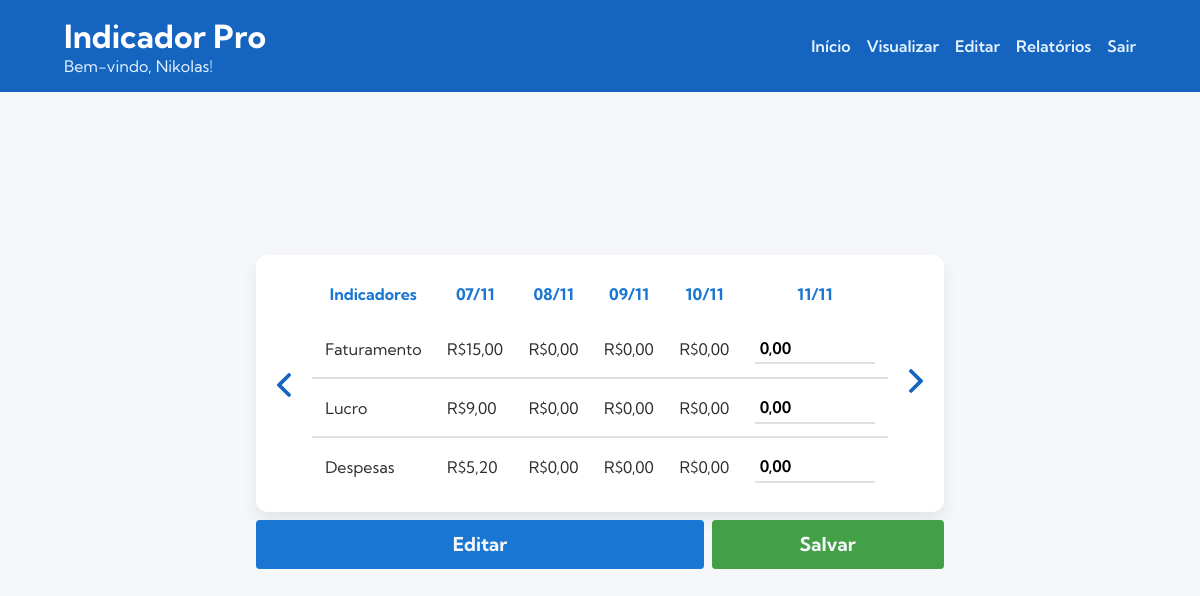
Page /visualizar.php (signed in) on the committed database.
### tables this page shows
CREATE TABLE IF NOT EXISTS `data` (
  `id` int NOT NULL AUTO_INCREMENT,
  `id_indicador` int NOT NULL,
  `date` date NOT NULL,
  `value` int DEFAULT NULL,
  PRIMARY KEY (`id`)
);

CREATE TABLE IF NOT EXISTS `indicadores` (
  `id` int NOT NULL AUTO_INCREMENT,
  `name` varchar(100) NOT NULL,
  `unit` varchar(50) NOT NULL DEFAULT 'real',
  `id_user` int NOT NULL,
  PRIMARY KEY (`id`)
);

### config/funcs.php (called while the page is built, shortened)
<?php
function getData($user_id, $last_day, $amount_days) {
    $head = ["Indicadores"];
    $dates = [];
    $oneDay = 24 * 3600;
    for ($i = $amount_days-1; $i >= 0 ; $i--) {
        $day = intval(strtotime($last_day)) - $oneDay * $i;
        $dates[] = date("Y-m-d", $day);
        $head[] = showDate(date("Y-m-d", $day));
    }
    $sql_dates = join("', '", $dates);
    $sql_dates = "'" . $sql_dates . "'";
    include "config/connect.php";
    $stmt = $mysqli->prepare("SELECT data.id as id_data, data.date as date,data.value as value, indicadores.name as name,indicadores.unit as unit FROM data, indicadores WHERE data.id_indicador = indicadores.id AND indicadores.id_user = ? AND data.date IN ($sql_dates) ORDER BY indicadores.id ,data.date;");
    $stmt->bind_param("i", $user_id);
    $stmt->execute();
    $response = $stmt->get_result();
    $body = [];
    while ($row = $response->fetch_assoc()) {
        $id = $row['id_data'];
        $name = $row['name'];
        $unit = $row['unit'];
        $value = $row['value'];
        $date = $row['date'];
        $body[$name]["id"] = $id;
        $body[$name]["name"] = $name;
        $body[$name]['unit'] = $unit;
        $body[$name]['data'][$date] = $value;
    }
    foreach($body as $val) {
        if (count($val['data']) != $amount_days) {
            foreach($dates as $d) {
                if (!isset($val['data'][$d])) {
                    $body[$val['name']]['data'][$d] = null;
                }
            }
        }
        ksort($body[$val['name']]['data']);
    }
    return [$head, $body];
}
function showDate($date) {
    $date = explode("-", $date);
    return $date[2] . "/" . $date[1];
}
function contabilNum ($valorEmCentavos) {
    $valorEmCentavos = intval($valorEmCentavos);
    $valorEmReais = $valorEmCentavos / 100;
    return number_format($valorEmReais, 2, ',', '.');
}

### visualizar.php (the view, shortened to what this page needs)
<?php
include 'header.php';
include 'config/funcs.php';
$edit_date = date("Y-m-d",time());
$data = getData($_SESSION['id'], $edit_date, 5);
?>
<main>
    <form id="viewer" method="post">
        <section class="card">
            <?php
            if(!isset($_GET['date']) || intval($_GET['date']) < 0) {
                $link = 1;
                $link2 = 0;
            } else {
                $link = $_GET['date'] + 1;
                $link2 = max(0, $_GET['date'] - 1);
            } ?>
            <a href="visualizar.php?date=<?= $link ?>">
                <img src="assets/arrow.svg" alt="">
            </a>
            <table>
                <tr>
                    <?php
                    foreach($data[0] as $val){
                        echo "<th>$val</th>";
                    }
                    unset($data[0]);
                    ?>
                </tr>
                <?php
                foreach($data[1] as $key => $val) {
                ?>
                <tr>
                    <?php
                    $id = $val["id"];
                    $name = $val["name"];
                    $unit = $val["unit"];
                    echo "<td>$name</td>";
                    foreach ($val["data"] as $day => $v) {
                        if ($day == $edit_date) {
                            $value = $unit == 'real' ? contabilNum($v) : $v;
                            echo "<td><input
                                type='text'
                                inputmode='numeric'
                                name='$id'
                                value='$value'
                                data-unit='$unit'></td>";
                                continue;
                        }
                        echo "<td>";
                        if ($unit == "real") echo "R$" . contabilNum($v);
                        echo "</td>";
                    }
                    ?>
                </tr>
                <?php
                }
                ?>
            </table>
            <a href="visualizar.php?date=<?= $link2 ?>">
                <img src="assets/arrow.svg" alt="">
            </a>
        </section>
        <section class="buttons">
            <button type="button"><span>Editar</span></button>
            <button type="submit"><span>Salvar</span></button>
        </section>
    </form>
</main>
</body>
</html>

### header.php (shortened to what this page needs)
<!DOCTYPE html>
<html lang="pt-br">
<head>
    <link rel="stylesheet" href="css/style.css">
    <link rel="stylesheet" href="css/login.css">
    <link rel="stylesheet" href="css/visualizar.css">
    <link rel="stylesheet" href="css/editar.css">
    <link rel="stylesheet" href="css/relatorio.css">
    <link rel="stylesheet" href="css/delete.css">
</head>
<body>
<header>
    <div class="container">
        <h1>Indicador Pro</h1>
        <?php
        if (isset($_SESSION['id'])){ ?>
            <p>Bem-vindo, <?php echo $_SESSION['name']; ?>!</p>
        <?php } ?>
    </div>
    <nav>
        <ul>
            <li><a href="index.php">Início</a></li>
            <li><a href="visualizar.php">Visualizar</a></li>
            <li><a href="editar.php">Editar</a></li>
            <li><a href="relatorio.php">Relatórios</a></li>
            <?php
            if (isset($_SESSION['id'])){ ?>
                <li><a href="logout.php">Sair</a></li>
            <?php } else { ?>
                <li><a href="login.php">Login</a></li>
            <?php } ?>
        </ul>
    </nav>
</header>

### css/style.css (style rules this page uses)
* { margin: 0; padding: 0; box-sizing: border-box; font-family: 'Kumbh Sans', sans-serif; outline: none; }
:root { --color-bg: #F5F7FA; --color-surface: #FFFFFF; --color-border: #E0E0E0; --color-text: #2E2E2E; --color-text-header: #E3F2FD; --color-primary: #1976D2; --color-primary-light: #1E88E5; --color-primary-dark: #1565C0; --color-accent: #43A047; --color-accent-light: #66BB6A; --color-accent-dark: #2E7D32; --color-success: #43A047; --color-warning: #FBC02D; --color-error: #E53935; --shadow-card: 0 .5em 1em rgba(0, 0, 0, 0.08); --radius-card: calc(3em/4); --transition: cubic-bezier(0.83, 0, 0.17, 1); }
body { background-color: var(--color-bg); color: var(--color-text); min-height: 100vh; }
main { min-height: 80vh; padding: 2rem 4rem; display: flex; align-items: center; justify-content: center; }
.card { background-color: var(--color-surface); box-shadow: var(--shadow-card); border-radius: var(--radius-card); }
a { color: var(--color-primary); font-weight: 500; text-decoration: none; }
input, select { padding: 0.8em 1em; border: 2px solid var(--color-border); background-color: var(--color-bg); border-radius: 0.5rem; font-size: 1rem; font-weight: 600; transition: 500ms ease; }
:is(input, select):focus { border-color: var(--color-primary); }

### css/visualizar.css (style rules this page uses)
#viewer { display: flex; flex-direction: column; gap: .5em; }
#viewer > section.card { padding: 1em; display: flex; align-items: center; gap: 1em; }
#viewer > section.card a:first-child { scale: -1; }

### rows in the picture
data: id_indicador.name "Faturamento", v "15,00", v "0,00", id_indicador.unit "0,00"
data: id_indicador.name "Lucro", v "9,00", v "0,00", id_indicador.unit "0,00"
data: id_indicador.name "Despesas", v "5,20", v "0,00", id_indicador.unit "0,00"

### other values in the picture
$_SESSION['name'] "Nikolas"
$val "Indicadores"
$val "07/11"
$val "08/11"
$val "09/11"
$val "10/11"
$val "11/11"
